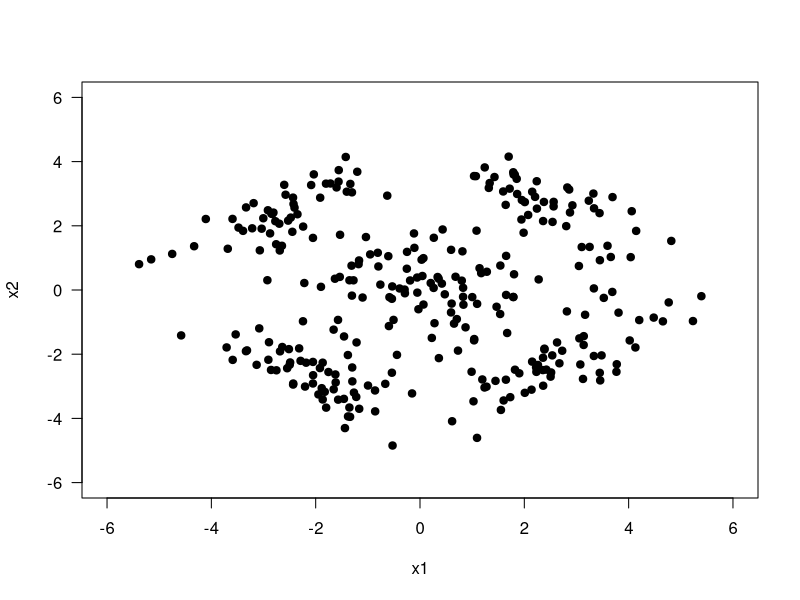
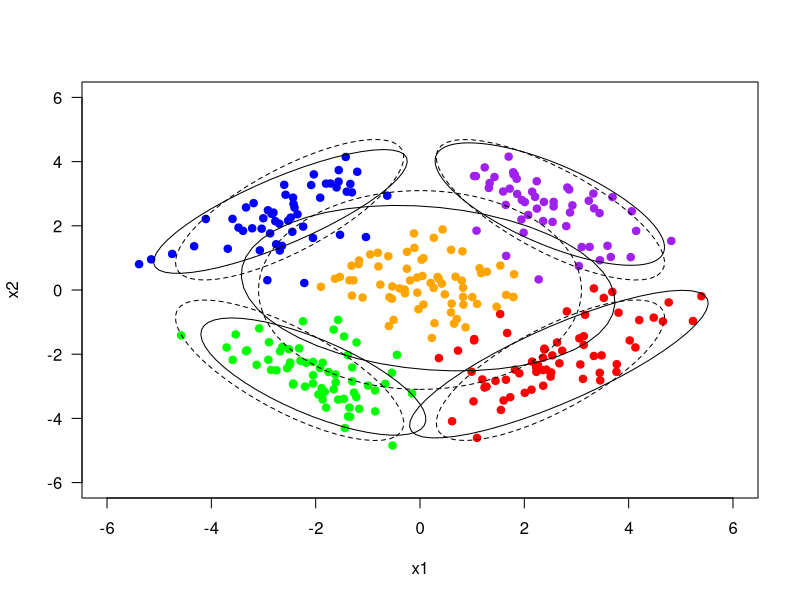

These figures' R source, in order:
###########################################################
## Title: Comp421 Hw06: Expectation-Maximization Clustering
## Date: December 14, 2018
## Author: Ozgur Taylan Ozcan
###########################################################

library(MASS)
library(mixtools)
set.seed(521)

# set means of gaussian densities
gaussian_means <- matrix(c(2.5, 2.5,
                           -2.5, 2.5,
                           -2.5, -2.5,
                           2.5, -2.5,
                           0.0,  0.0), 2, 5)

# set covariences of gaussian densities
gaussian_covs <- array(c(0.8, -0.6, -0.6, 0.8,
                         0.8, 0.6, 0.6, 0.8,
                         0.8, -0.6, -0.6, 0.8,
                         0.8, 0.6, 0.6, 0.8,
                         1.6,  0.0,  0.0, 1.6), c(2, 2, 5))

# set sizes of gaussian densities
gaussian_sizes <- c(50,50,50,50,100)

# get the total number of data points
N <- sum(gaussian_sizes)

# generate random data points and form the data matrix (X)
X <- rbind(
  mvrnorm(n = gaussian_sizes[1], mu = gaussian_means[, 1], Sigma = gaussian_covs[, , 1]),
  mvrnorm(n = gaussian_sizes[2], mu = gaussian_means[, 2], Sigma = gaussian_covs[, , 2]),
  mvrnorm(n = gaussian_sizes[3], mu = gaussian_means[, 3], Sigma = gaussian_covs[, , 3]),
  mvrnorm(n = gaussian_sizes[4], mu = gaussian_means[, 4], Sigma = gaussian_covs[, , 4]),
  mvrnorm(n = gaussian_sizes[5], mu = gaussian_means[, 5], Sigma = gaussian_covs[, , 5])
)

# plot the data points
plot(X[,1], X[,2], las = 1, pch = 19, xlim = c(-6, 6), ylim = c(-6, 6), xlab = "x1", ylab = "x2")

# set k=5 for k-means clustering
K <- 5
# initialize centroids randomly
centroids <- X[sample(1:N, K),]

# run k-means clustering for 2 iterations
cl <- kmeans(X, centroids, iter.max = 2, nstart = K)
centroids <- cl$centers
cluster <- cl$cluster

# calculate the prior probabilities
prior_prob <- numeric(K)
for(i in 1:K){
  prior_prob[i] = sum(i == cluster) / N
}

# calculate the initial covariences
init_covariences <- t(sapply(1:K, function (i) {
  cov(X[i == cluster,])
}))

# Use the centroids as the initial mean vectors in the EM algorithm
mean_vectors <- centroids

# Run the EM algorithm for 100 times
for (iteration in 1:100) {
  g_ic <- matrix(nrow=N, ncol=K)
  for (i in 1:N) {
    for (c in 1:K) {
      g_ic[i,c] <- prior_prob[c] * ((det(matrix(init_covariences[c,],2,2)))^(-0.5)) *
        exp((-0.5)* matrix((X[i,]- mean_vectors[c,]), ncol=2) %*% t((X[i,]- mean_vectors[c,]) %*% (solve(matrix(init_covariences[c,],2,2)))))
    }
  }
  
  sum_g_ic <- rep(0, N)
  for (i in 1:N) {
    sum_g_ic[i] <-sum(sapply(1:K, function (c) g_ic[i,c]))
  }
  
  h_ic <- t(apply(g_ic, 1, function(X) X/sum(X)))
  
  # update prior probabilities
  for (c in 1:K) {
    sum <- sum(h_ic[1:N, c])
    prior_prob[c] <- sum / N
  }
  
  # update mean vectors
  for (c in 1:K) {
    sum_h <- sum(h_ic[1:N, c])
    sum_f <- c(0,0)
    for (i in 1:N) {
      sum_f <- sum_f + h_ic[i,c] * X[i,]
    }
    mean_vectors[c, ] <- sum_f / sum_h
  }
  
  # update covariences
  for (c in 1:K) {
    sum_h <- sum(h_ic[1:N, c])
    sum_s <- matrix(c(0,0,0,0),2,2)
    for (i in 1:N) {
      sum_s <- sum_s + (X[i, ] - mean_vectors[c,]) %*% t((X[i, ] - mean_vectors[c,])) * h_ic[i,c]
    }
    init_covariences[c, ] <- sum_s / sum_h
  }
}

# print the mean vectors
print(mean_vectors)

# plot the clusters
colors <- c("orange", "red", "green", "blue", "purple")
plot(X[, 1], X[, 2], type = "p", pch = 19, col = colors[cluster], las = 1,
     xlim = c(-6, 6), ylim = c(-6, 6),
     xlab = "x1", ylab = "x2")

# draw the gaussian density lines
for(c in 1:K){
  ellipse(gaussian_means[,c], gaussian_covs[,,c], alpha = .05, npoints = gaussian_sizes[c], newplot = FALSE, draw = TRUE, lty=2)
  ellipse(mean_vectors[c,], matrix(init_covariences[c,], 2,2), alpha = .05, npoints = gaussian_sizes[c], newplot = FALSE, draw = TRUE)
}
